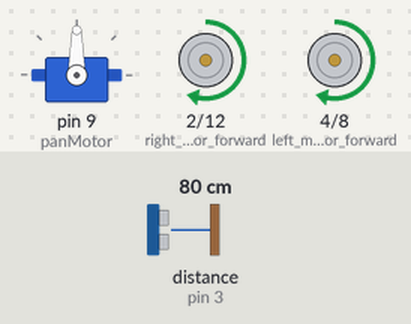
The sketch below on a simulated Arduino Uno, built with avr-gcc and run on an emulated ATmega328P. On the bench: servo, motor-driver pin pairs drawn as motors (green arrow = first pin HIGH = forward, orange = second pin HIGH = backward, longer = more drive, scaled by the enable pin). Wiring (inferred from the names in the program): ultrasonic range finder: trigger pin 5; echo pin 3. The inputs (shaded band) are chosen by the test bench; at power-on: distance to the obstacle (sensor on pin 3) 80 cm. The echo pulse lasts 58.3 µs per cm.

Above: at 2.2 s.
2.3 s: distance to the obstacle (sensor on pin 3) set to 8 cm
6.4 s: distance to the obstacle (sensor on pin 3) set to 5 cm
At 7.8 s:
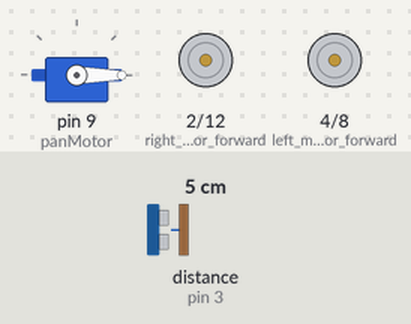
10.5 s: distance to the obstacle (sensor on pin 3) set to 9 cm
At 11.9 s:
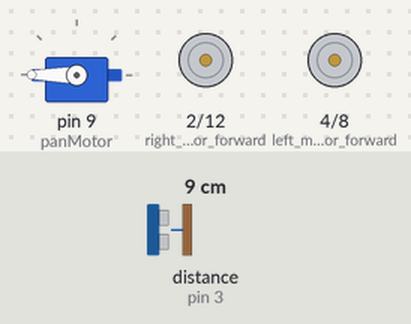
14.0 s: distance to the obstacle (sensor on pin 3) set to 2 cm
At 16.7 s:
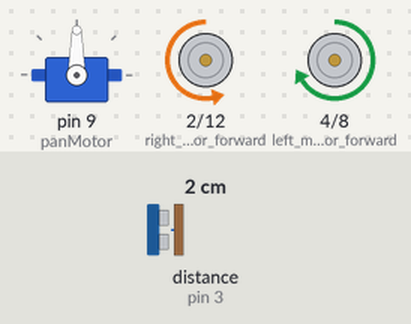
18.1 s: distance to the obstacle (sensor on pin 3) set to 4 cm
Timing chart, 0 to 23.2 s (numbered marks = the images above; inputs shaded):
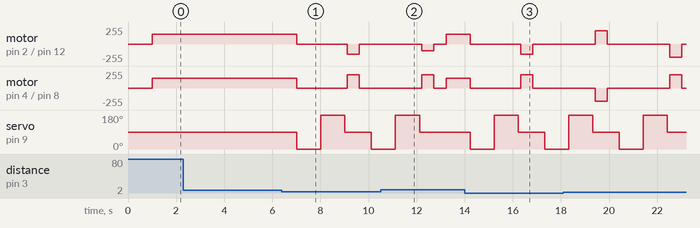

Measured:
- the behaviour switches between 7 and 6 cm on distance to the obstacle (sensor on pin 3) (found by bisection; images 0 and 1)
- after the input at 6.4 s, motor on pin 2 (right_motor_forward) / pin 12 (right_motor_backward): forward 150/255 → stopped after 0.62 s, → backward 150/255 2.1 s later, → stopped 0.50 s later; motor on pin 4 (left_motor_forward) / pin 8 (left_motor_backward): forward 150/255 → stopped after 0.62 s, → forward 200/255 2.1 s later, → stopped 0.50 s later
- after the input at 10.5 s, servo on pin 9 (panMotor): goes on until 12.1 s, then stays 90°
- after the input at 14.0 s, motor on pin 2 (right_motor_forward) / pin 12 (right_motor_backward): forward 150/255 → stopped after 0.22 s, → backward 150/255 2.1 s later, → stopped 0.50 s later; motor on pin 4 (left_motor_forward) / pin 8 (left_motor_backward): forward 150/255 → stopped after 0.22 s, → forward 200/255 2.1 s later, → stopped 0.50 s later

The sketch:

Obstacle_Avoider.ino
```cpp
#include <Servo.h>
int
left_motor_forward=4,
left_motor_backward=8,
right_motor_forward=2,
right_motor_backward=12,
left_motor_pwm=10,
right_motor_pwm=6;

#define trigPin 5
#define echoPin 3

int dangerThresh = 5; //threshold for obstacles (in cm)
int leftDistance, rightDistance; //distances on either side

Servo panMotor;


void setup()
{
  pinMode(trigPin, OUTPUT);
  pinMode(echoPin, INPUT);
  pinMode(left_motor_forward,OUTPUT);
  pinMode(left_motor_backward,OUTPUT);
  pinMode(right_motor_forward,OUTPUT);
  pinMode(right_motor_backward,OUTPUT);
  panMotor.attach(9); //attach motors to proper pins
  panMotor.write(90); //set PING))) pan to center
  delay(1000);
}
void loop()
{
  int distanceFwd = distance_calculation();
  if (distanceFwd>dangerThresh) //if path is clear
    {
     forward();
    }
  else //if path is blocked
  {
    Stop();
    panMotor.write(0);
    delay(500);
    rightDistance = distance_calculation(); //scan to the right
    delay(500);
    panMotor.write(180);
    delay(500);
    leftDistance = distance_calculation(); //scan to the left
    delay(500);
    panMotor.write(90); //return to center
    delay(100);
    compareDistance();
  }

}
void forward()
{
  digitalWrite(left_motor_forward,1);
  digitalWrite(right_motor_forward,1);
  digitalWrite(left_motor_backward,0);
  digitalWrite(right_motor_backward,0);
  analogWrite(left_motor_pwm,150);
  analogWrite(right_motor_pwm,150);
  delay(1000);
  Stop();
}
void backward()
{
  digitalWrite(left_motor_backward,1);
  digitalWrite(right_motor_backward,1);
  digitalWrite(left_motor_forward,0);
  digitalWrite(right_motor_forward,0);
  analogWrite(left_motor_pwm,150);
  analogWrite(right_motor_pwm,150);
  delay(1000);
  Stop();
}
void right_turn()  //hard right turn
{
  digitalWrite(left_motor_forward,1);
  digitalWrite(right_motor_forward,0);
  digitalWrite(left_motor_backward,0);
  digitalWrite(right_motor_backward,1);
  analogWrite(left_motor_pwm,200);
  analogWrite(right_motor_pwm,100);
  delay(500);
  Stop();
}
void left_turn()    //hard left turn
{
  digitalWrite(left_motor_forward,0);
  digitalWrite(right_motor_forward,1);
  digitalWrite(left_motor_backward,1);
  digitalWrite(right_motor_backward,0);
  analogWrite(left_motor_pwm,100);
  analogWrite(right_motor_pwm,200);
  delay(500);
  Stop();
}
void Stop()
{
  analogWrite(left_motor_pwm,0);
  analogWrite(right_motor_pwm,0);
}

long distance_calculation()
{
  long duration, distance;
  digitalWrite(trigPin, LOW);
  delayMicroseconds(2);
  digitalWrite(trigPin, HIGH);
  delayMicroseconds(10);
  digitalWrite(trigPin, LOW);
  duration = pulseIn(echoPin, HIGH);
  distance = (duration/2) / 29.1;
  return distance;
}

void compareDistance()
{
  if (leftDistance>rightDistance) //if left is less obstructed
  {
    left_turn();
    delay(500);
  }
  else //if right is less obstructed
  {
    right_turn();
    delay(500);
  }
}
```
